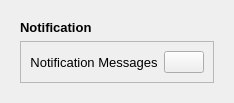
        <widget class="QCustomSlideMenu" name="popupNotificationsContainer" native="true">
         <layout class="QVBoxLayout" name="verticalLayout_20">
          <item>
           <widget class="QWidget" name="popupNotificationsSubContainer" native="true">
            <layout class="QVBoxLayout" name="verticalLayout_21">
             <item>
              <widget class="QLabel" name="label_15">
               <property name="font">
                <font>
                 <pointsize>10</pointsize>
                 <weight>75</weight>
                 <bold>true</bold>
                </font>
               </property>
               <property name="text">
                <string>Notification</string>
               </property>
              </widget>
             </item>
             <item>
              <widget class="QFrame" name="frame_9">
               <property name="frameShape">
                <enum>QFrame::StyledPanel</enum>
               </property>
               <property name="frameShadow">
                <enum>QFrame::Raised</enum>
               </property>
               <layout class="QHBoxLayout" name="horizontalLayout_10">
                <item>
                 <widget class="QLabel" name="label_14">
                  <property name="sizePolicy">
                   <sizepolicy hsizetype="Expanding" vsizetype="Preferred">
                    <horstretch>0</horstretch>
                    <verstretch>0</verstretch>
                   </sizepolicy>
                  </property>
                  <property name="font">
                   <font>
                    <pointsize>10</pointsize>
                    <weight>50</weight>
                    <bold>false</bold>
                   </font>
                  </property>
                  <property name="text">
                   <string>Notification Messages</string>
                  </property>
                  <property name="alignment">
                   <set>Qt::AlignCenter</set>
                  </property>
                 </widget>
                </item>
                <item alignment="Qt::AlignRight">
                 <widget class="QPushButton" name="closeNotificationBtn">
                  <property name="toolTip">
                   <string>Close Notification</string>
                  </property>
                  <property name="text">
                   <string/>
                  </property>
                  <property name="icon">
                   <iconset resource="resource.qrc">
                    <normaloff>:/icons/icons/x-octagon.svg</normaloff>:/icons/icons/x-octagon.svg</iconset>
                  </property>
                  <property name="iconSize">
                   <size>
                    <width>24</width>
                    <height>24</height>
                   </size>
                  </property>
                 </widget>
                </item>
               </layout>
              </widget>
             </item>
            </layout>
           </widget>
          </item>
         </layout>
        </widget>
